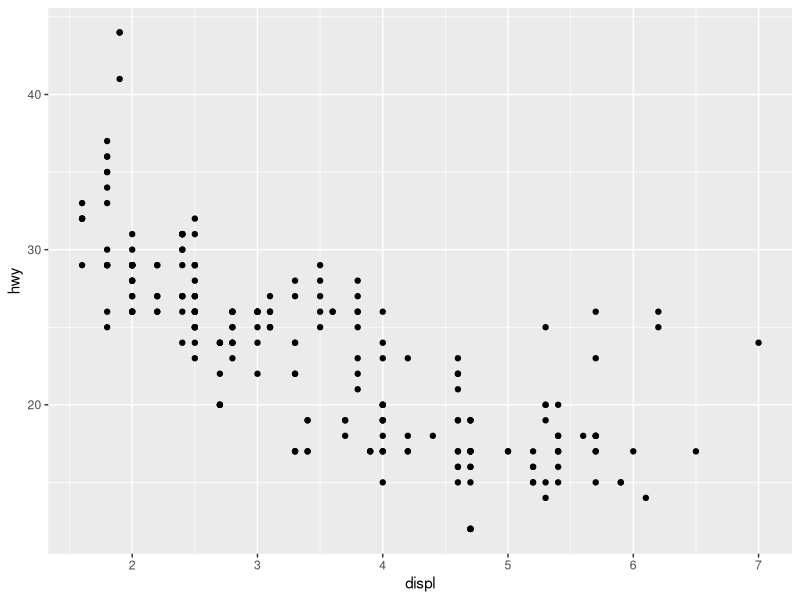
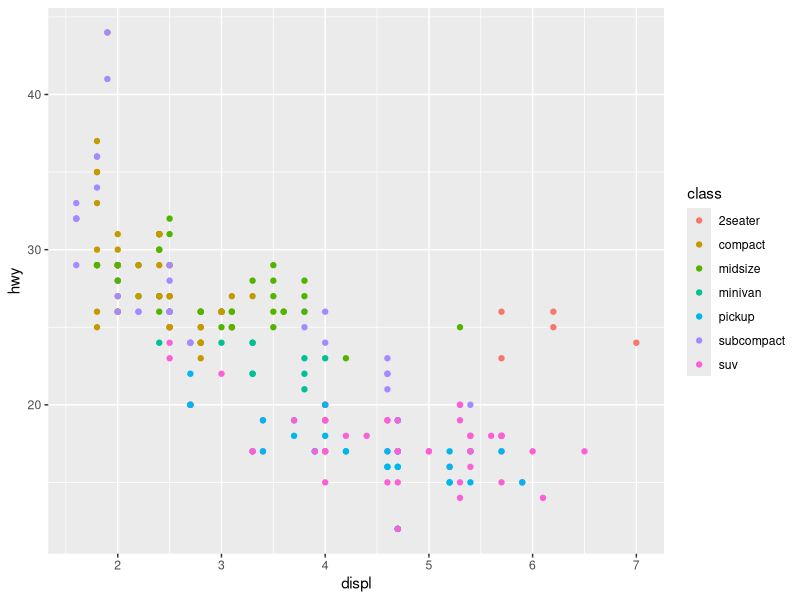
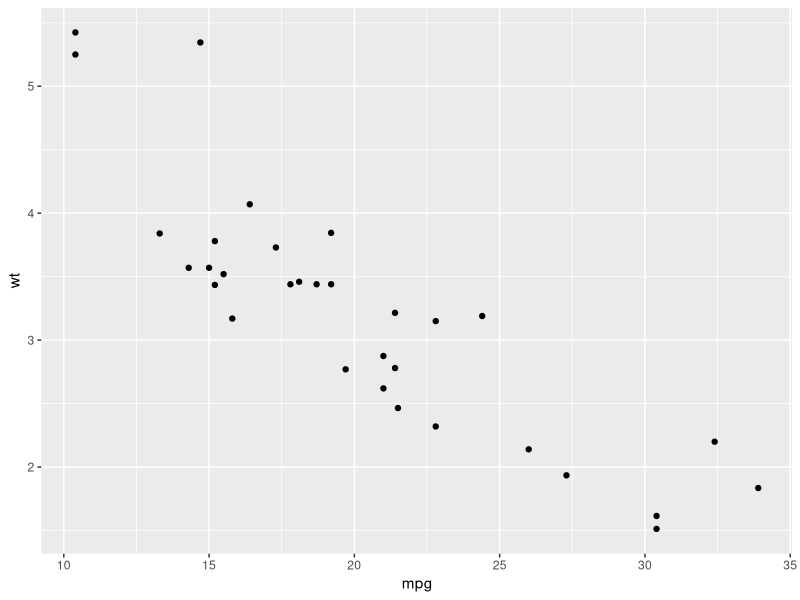
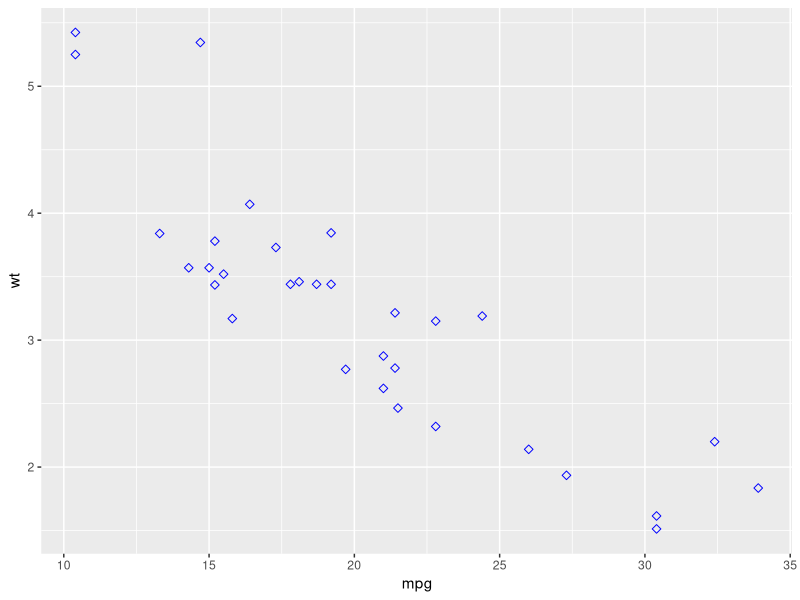
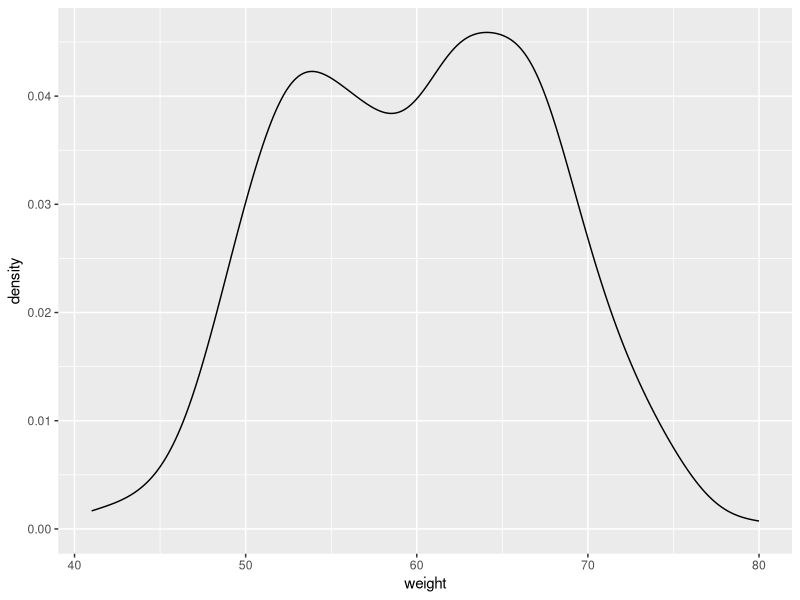
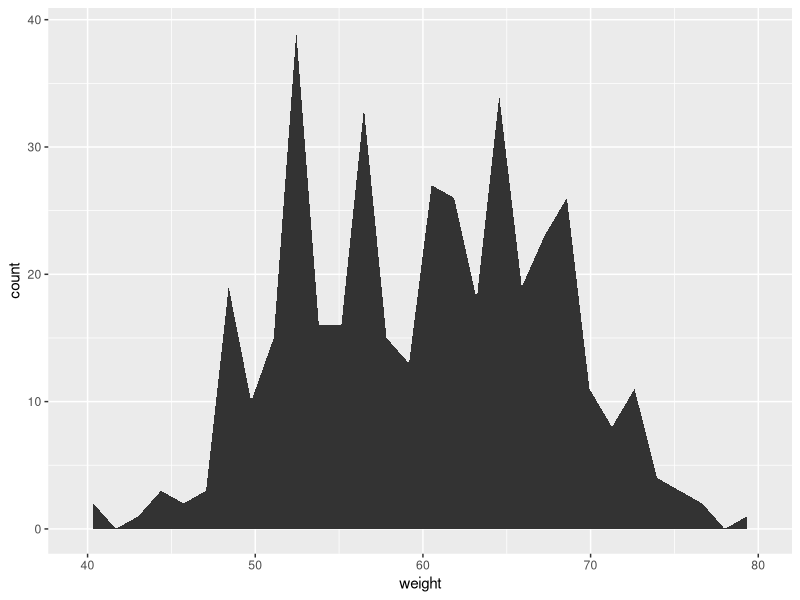
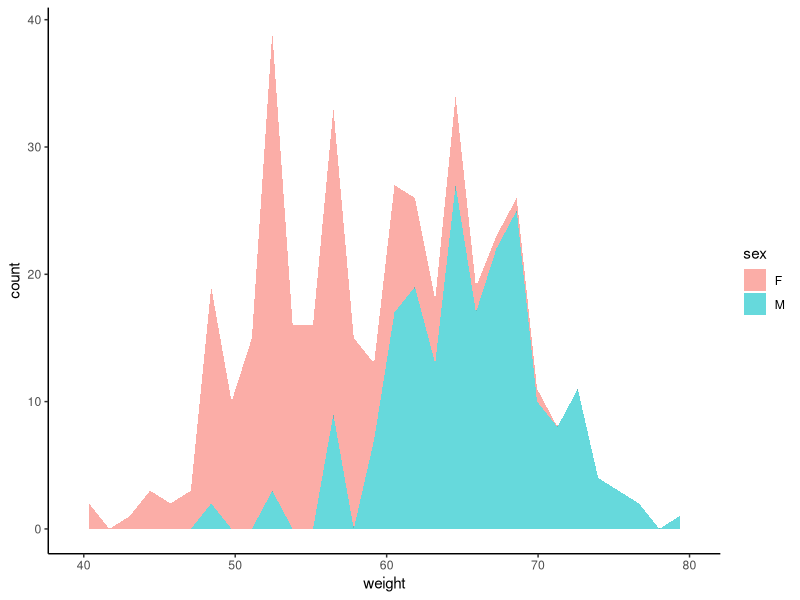
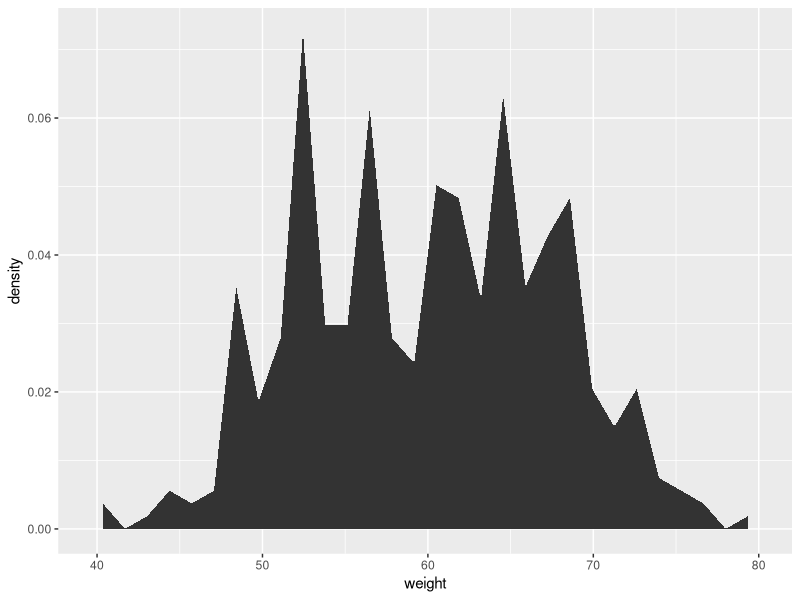

These figures' R source, in order:
## ---- chunk 1
library(ggplot2)
mpg
ggplot(mpg, aes(x = displ, y = hwy)) +geom_point()
ggplot(mpg, aes(displ, hwy, colour = class)) +geom_point()
data(mtcars)
df <- mtcars[, c("mpg","cyl","wt")]
head(df)
ggplot(data=df, aes(x=mpg, y=wt))+geom_point()
ggplot(data=df, aes(x=mpg, y=wt))+geom_point(color="blue", size=2, shape=23)
set.seed(1234)
wdata <- data.frame(sex=factor(rep(c("F","M"),each=200)),weight=round(c(rnorm(200, mean=55, sd=5), rnorm(200, mean=65, sd=5))))
ggplot(wdata, aes(x=weight))+geom_density()
library(plyr)
mu <- ddply(wdata, "sex", summarise, grp.mean=mean(weight))
a <- ggplot(wdata, aes(x=weight))
a+geom_area(stat = "bin")
a+geom_area(aes(fill=sex), stat = "bin", alpha=0.6)+theme_classic()
a+geom_area(aes(y=..density..), stat = "bin")
a+geom_density()
a+geom_density(aes(color=sex))
a+geom_density(aes(fill=sex), alpha=0.4)
a+geom_density(aes(color=sex))+geom_vline(data=mu, aes(xintercept=grp.mean, color=sex), linetype="dashed")+scale_color_manual(values = c("red", "blue"))
a+geom_dotplot()
a+geom_dotplot(aes(fill=sex))
a+geom_dotplot(aes(fill=sex))+scale_fill_manual(values=c("#999999", "#E69F00"))
a+geom_freqpoly()
a+geom_freqpoly(aes(y=..density..))+theme_minimal()
a+geom_freqpoly(aes(color=sex, linetype=sex))+theme_minimal()
a+geom_histogram()
a+geom_histogram(aes(color=sex), fill="white", position ="dodge")+theme_classic()
a+stat_ecdf()

